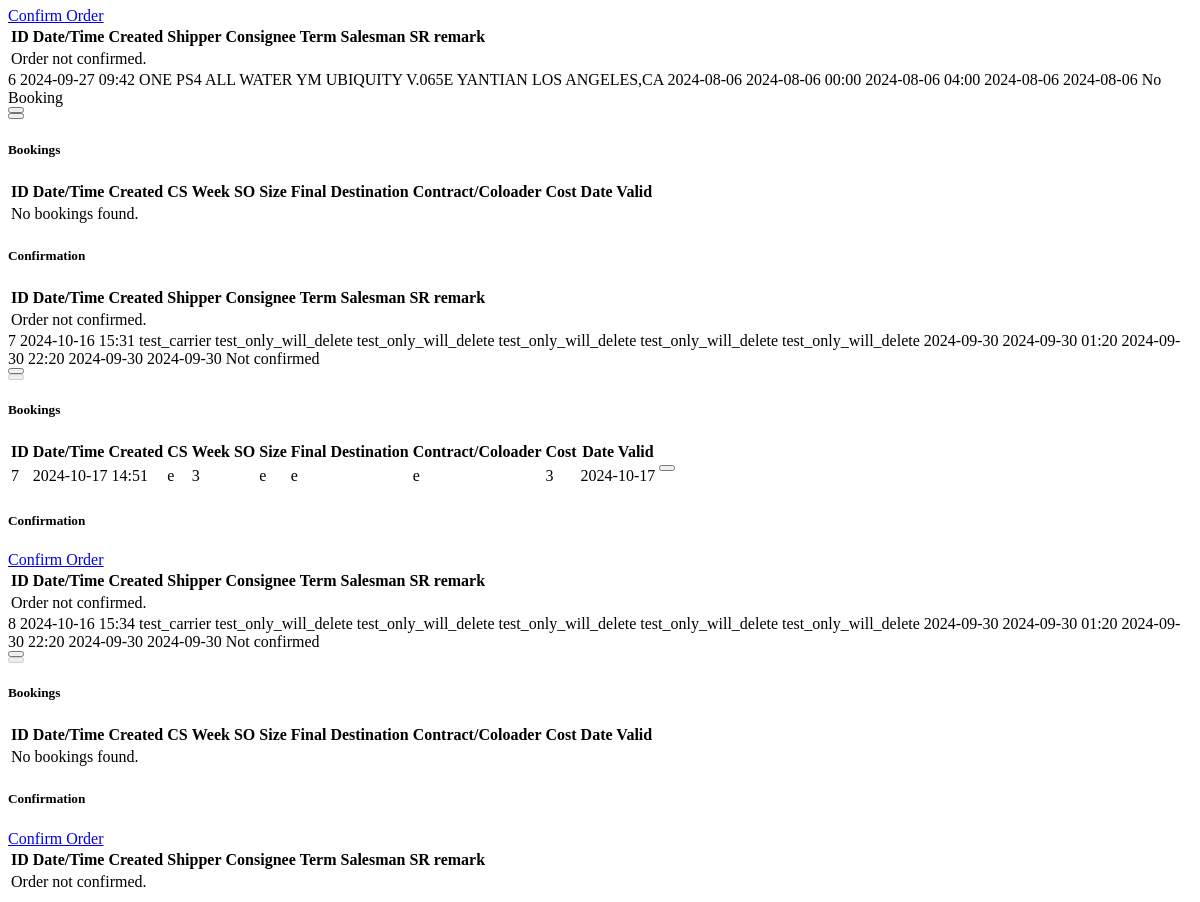
Page /admin/search (signed in, lower part) on the earlier database version.
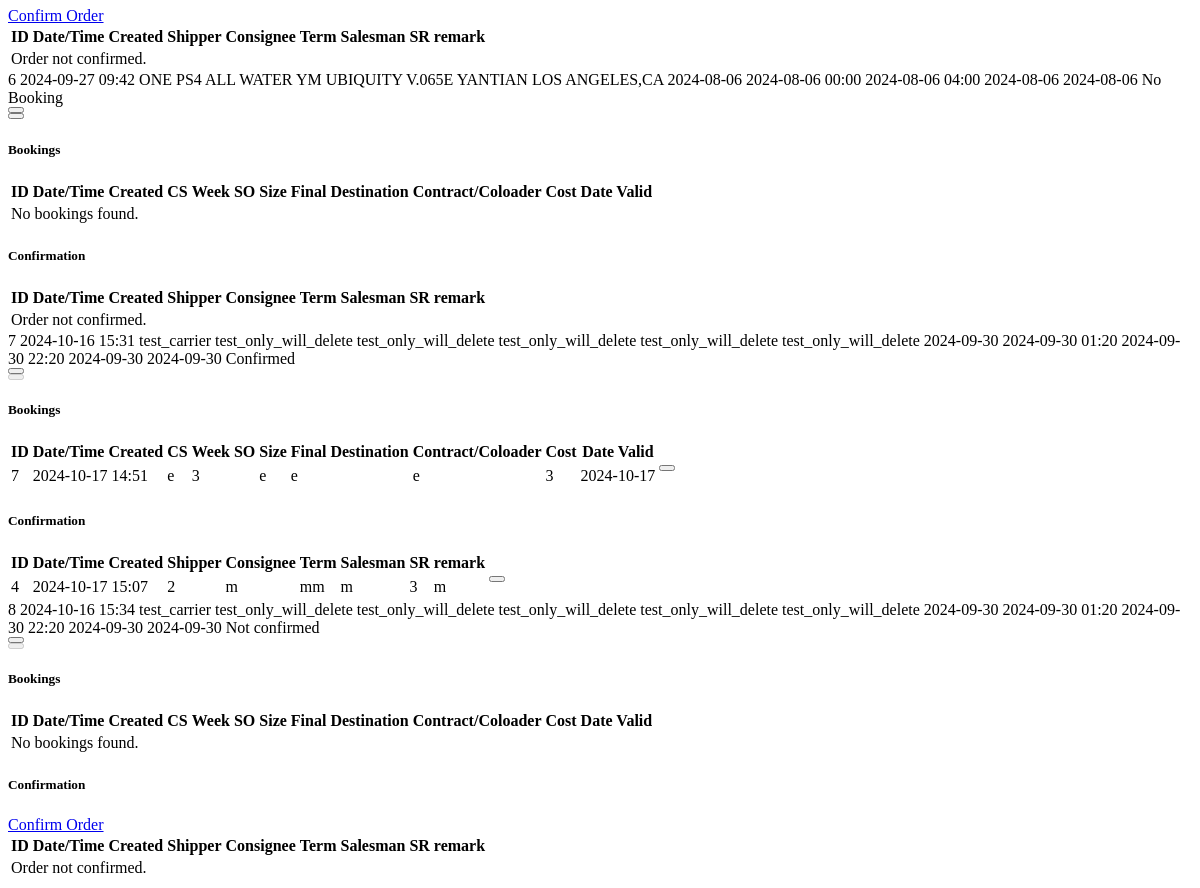
Same page on the later database version.
### app/model.py (models this page shows, shortened)
class Data_shipping_schedule(db.Model):
    __tablename__ = 'data_shipping_schedule'
    id = db.Column(db.Integer, primary_key=True)
    carrier = db.Column(db.String(100), nullable= False)                                    #   Shipping company
    service = db.Column(db.String(100), nullable=False)                                     #   Shipping service
    routing = db.Column(db.String(100), nullable=False)                                     #   Routing
    MV = db.Column(db.String(100), nullable=False)                                          #   Master vessel (ship name)
    POL = db.Column(db.String(100), nullable=False)                                         #   Port of loading
    POD = db.Column(db.String(100), nullable=False)                                         #   Port of discharge
    CY_Open = db.Column(db.DateTime, nullable=False)                                        #   Container yard open (should be in datetime format)
    SI_Cut_Off = db.Column(db.DateTime, nullable=False)                                     #   Shipping information off (should be in datetime format)
    CY_CY_CLS = db.Column(db.DateTime, nullable=False)                                      #   Closing date (should be in datetime format)
    ETD =  db.Column(db.DateTime, nullable=False)                                           #   Estimated Time of Departure (should be in datetime format)
    ETA =  db.Column(db.DateTime, nullable=False)                                           #   Estimated Time of Arrival (should be in datetime format)
    date_created = db.Column(db.DateTime, default=datetime.utcnow)
    status = db.Column(db.String(20), nullable=False)                                       # Status s1 -> s2 -> s3
    bookings = db.relationship('Data_booking', backref='data_shipping_schedule', lazy=True)
    confirm_orders = db.relationship('Data_confirm_order', backref='data_shipping_schedule', uselist=False)
    user_id = db.Column(db.Integer, db.ForeignKey('user_data.id'), nullable=False)

class Data_booking(db.Model):
    __tablename__ = 'data_booking'
    id = db.Column(db.Integer, primary_key=True)
    CS = db.Column(db.String(50), nullable=False)                                           #   Customer service
    week = db.Column(db.Integer, nullable=False)                                            #
    size = db.Column(db.String(100), nullable=False) #Will change later                     #   Container size
    Final_Destination = db.Column(db.String(100), nullable= False)                          #   Final destination
    Contract_or_Coloader = db.Column(db.String(100), nullable=False) #Will change later     #   Contract/Co-loader
    cost = db.Column(db.Integer, nullable=False)                                            #   Cost
    Date_Valid = db.Column(db.DateTime, nullable=False)                                     #   Rate valid (should be in datetime format)
    date_created = db.Column(db.DateTime, default=datetime.utcnow)
    data_shipping_schedule_id = db.Column(db.Integer, db.ForeignKey('data_shipping_schedule.id'), nullable=False)
    user_id = db.Column(db.Integer, db.ForeignKey('user_data.id'), nullable=False)

class Data_confirm_order(db.Model):
    __tablename__ = 'data_confirm_order'
    id = db.Column(db.Integer, primary_key=True)
    shipper = db.Column(db.String(100), nullable=False)                                     #   Shipper
    consignee = db.Column(db.String(100), nullable=False)                                   #   Consignee
    term = db.Column(db.String(100), nullable=False)                                        #   Shipping term
    salesman = db.Column(db.String(100), nullable=False)                                    #   Salesman
    SR = db.Column(db.Integer, nullable=False)  #Will change later                          #   Selling rate
    remark = db.Column(db.String(1000), nullable=False)                                     #   Comments
    date_created = db.Column(db.DateTime, default=datetime.utcnow)
    data_shipping_schedule_id = db.Column(db.Integer, db.ForeignKey('data_shipping_schedule.id'), nullable=False)
    user_id = db.Column(db.Integer, db.ForeignKey('user_data.id'), nullable=False)

### app/routes/admin.py (the view)
@admin.route("/search", methods=["GET", "POST"])
@login_required
@role_required("admin")
def search():
    q = request.args.get("q")
    show_all = request.args.get("show-all")
    query = (
        db.session.query(Data_shipping_schedule)
        .join(
            Data_booking,
            and_(Data_shipping_schedule.id ==
                 Data_booking.data_shipping_schedule_id),
        )
        .join(
            Data_confirm_order,
            and_(
                Data_shipping_schedule.id
                == Data_confirm_order.data_shipping_schedule_id
            ),
        )
        .options(
            joinedload(Data_shipping_schedule.bookings),
            joinedload(Data_shipping_schedule.confirm_orders),
        )
    )
    if q:
        results = (
            query.filter(
                (Data_shipping_schedule.carrier.ilike(f"%{q}%"))
                | (Data_shipping_schedule.service.ilike(f"%{q}%"))
                | (Data_shipping_schedule.routing.ilike(f"%{q}%"))
                | (Data_shipping_schedule.MV.ilike(f"%{q}%"))
                | (Data_shipping_schedule.POL.ilike(f"%{q}%"))
                | (Data_shipping_schedule.POD.ilike(f"%{q}%"))
                | (Data_shipping_schedule.CY_Open.ilike(f"%{q}%"))
                | (Data_shipping_schedule.SI_Cut_Off.ilike(f"%{q}%"))
                | (Data_shipping_schedule.POD.ilike(f"%{q}%"))
                | (Data_shipping_schedule.CY_CY_CLS.ilike(f"%{q}%"))
                | (Data_shipping_schedule.ETD.ilike(f"%{q}%"))
                | (Data_shipping_schedule.ETA.ilike(f"%{q}%"))
                | (Data_booking.CS.ilike(f"%{q}%"))  # Added status field
            )
            .order_by(
                Data_shipping_schedule.carrier.asc(),
                Data_shipping_schedule.service.desc(),
            )
            .limit(100)
            .all()
        )
        print(f"Results count: {len(results)}")  # Debugging line
    else:
        results = Data_shipping_schedule.query.all()
    if show_all is None:
        results = [data for data in results if data.user_id == current_user.id]
    return render_template(
        "shipping_table_results.html", results=results, current_user=current_user
    )

### app/restriction.py (called while the page is built)
def role_required(rank):
    def decorator(func):
        @wraps(func)
        def decorated_view(*args, **kwargs):
            if not current_user.is_authenticated or current_user.rank != rank:
                abort(403)  # Forbidden
            return func(*args, **kwargs)
        return decorated_view
    return decorator

### driver.py (called while the page is built)
@login_manager.user_loader
def load_user(user_id):
    return User_data.query.get(int(user_id))

### templates/shipping_table_results.html (shortened to what this page needs)
{% if results %}
  {% for result in results %}
    <tr>
      {% if current_user.rank == 'admin' %}
        <td>{{ result.id }}</td>
        <td>{{ result.date_created.strftime('%Y-%m-%d %H:%M') }}</td>
      {% endif %}
      <td>{{ result.carrier }}</td>
      <td>{{ result.service }}</td>
      <td>{{ result.routing }}</td>
      <td>{{ result.MV }}</td>
      <td>{{ result.POL }}</td>
      <td>{{ result.POD }}</td>
      <td>{{ result.CY_Open.strftime('%Y-%m-%d') }}</td>
      <td>{{ result.SI_Cut_Off.strftime('%Y-%m-%d %H:%M') }}</td>
      <td>{{ result.CY_CY_CLS.strftime('%Y-%m-%d %H:%M') }}</td>
      <td>{{ result.ETD.strftime('%Y-%m-%d') }}</td>
      <td>{{ result.ETA.strftime('%Y-%m-%d') }}</td>
      {% if result.status == 's1' %}
        <td>No Booking</td>
      {% elif result.status == 's2' %}
        <td>Not confirmed</td>
      {% elif result.status == 's3' %}
        <td>Confirmed</td>
      {% else %}
        <td>Error</td>
      {% endif %}
      <td>
        <div class="d-flex justify-content-end gap-2">
          <button class="btn btn-outline-primary" type="button" data-bs-toggle="collapse" data-bs-target="#collapse{{ result.id }}" aria-expanded="false" aria-controls="collapse{{ result.id }}"></button>
          {% if current_user.rank == 'admin' %}
            {% if result.status == 's1' %}
              <form action="{{ url_for('admin.delete_shipping_data', id=result.id) }}" method="POST">
                <button class="btn btn-danger is-danger" type="submit" onclick="return confirm('Are you sure you want to delete this schedule?');"></button>
              </form>
            {% else %}
              <form action="{{ url_for('admin.delete_shipping_data', id=result.id) }}" method="POST" data-bs-toggle="tooltip" data-bs-title="Delete Booking First">
                <button disabled class="btn btn-danger is-danger" type="submit"></button>
              </form>
            {% endif %}
          {% endif %}
        </div>
      </td>
    </tr>
    <tr>
      <td colspan="15" class="bg-body-tertiary ps-4 pe-4 pt-0 pb-0">
        <div class="collapse" id="collapse{{ result.id }}">
          <div class="d-flex justify-content-between align-items-baseline gap-2 mt-4 mb-2">
            <h5>Bookings</h5>
          </div>
          <div class="border rounded overflow-hidden mt-2 mb-2">
            <table class="table align-middle m-0">
              <thead>
                {% if current_user.rank == 'admin' %}
                  <th>ID</th>
                  <th>Date/Time Created</th>
                {% endif %}
                <th>CS</th>
                <th>Week</th>
                <th>SO</th>
                <th>Size</th>
                <th>Final Destination</th>
                <th>Contract/Coloader</th>
                <th>Cost</th>
                <th>Date Valid</th>
                <th></th>
              </thead>
              <tbody>
                {% if result.bookings %}
                  {% for booking in result.bookings %}
                    <tr>
                      {% if current_user.rank == 'admin' %}
                        <td>{{ booking.id }}</td>
                        <td>{{ booking.date_created.strftime('%Y-%m-%d %H:%M') }}</td>
                      {% endif %}
                      <td>{{ booking.CS }}</td>
                      <td>{{ booking.week }}</td>
                      <td>{{ booking.SO }}</td>
                      <td>{{ booking.size }}</td>
                      <td>{{ booking.Final_Destination }}</td>
                      <td>{{ booking.Contract_or_Coloader }}</td>
                      <td>{{ booking.cost }}</td>
                      <td>{{ booking.Date_Valid.strftime('%Y-%m-%d') }}</td>
                      <td>
                        <div class="d-flex justify-content-end gap-2">
                          {% if current_user.rank == 'admin' %}
                            <form action="{{ url_for('admin.delete_booking_data', id=booking.id) }}" method="POST">
                              <button class="btn btn-danger is-danger" type="submit" onclick="return confirm('Are you sure you want to delete this booking?');"></button>
                            </form>
                          {% endif %}
                        </div>
                      </td>
                    </tr>
                  {% endfor %}
                {% else %}
                  <tr>
                    <td colspan="14">No bookings found.</td>
                  </tr>
                {% endif %}
              </tbody>
            </table>
          </div>
          <div class="d-flex justify-content-between align-items-baseline gap-2 mt-4 mb-2">
            <h5>Confirmation</h5>
            {% if result.status == 's2' %}
              {% if current_user.rank == 'admin' %}
                <a class="btn btn-outline-primary" href="{{ url_for('admin.add_confirm_order_data', schedule_id=result.id) }}">Confirm Order</a>
              {% elif current_user.id == result.user_id %}
                <a class="btn btn-outline-primary" href="{{ url_for('user.add_confirm_order_data', schedule_id=result.id) }}">Confirm Order</a>
              {% endif %}
            {% endif %}
          </div>
          <div class="border rounded overflow-hidden mt-2 mb-4">
            <table class="table align-middle m-0">
              <thead>
                {% if current_user.rank == 'admin' %}
                  <th>ID</th>
                  <th>Date/Time Created</th>
                {% endif %}
                <th>Shipper</th>
                <th>Consignee</th>
                <th>Term</th>
                <th>Salesman</th>
                <th>SR</th>
                <th>remark</th>
                <th></th>
              </thead>
              <tbody>
                {% if result.confirm_orders %}
                  <tr>
                    {% if current_user.rank == 'admin' %}
                      <td>{{ result.confirm_orders.id }}</td>
                      <td>{{ result.confirm_orders.date_created.strftime('%Y-%m-%d %H:%M') }}</td>
                    {% endif %}
                    <td>{{ result.confirm_orders.shipper }}</td>
                    <td>{{ result.confirm_orders.consignee }}</td>
                    <td>{{ result.confirm_orders.term }}</td>
                    <td>{{ result.confirm_orders.salesman }}</td>
                    <td>{{ result.confirm_orders.SR }}</td>
                    <td>{{ result.confirm_orders.remark }}</td>
                    <td>
                      <div class="d-flex justify-content-end gap-2">
                        {% if current_user.rank == 'admin' %}
                          <form action="{{ url_for('admin.delete_confirm_order_data', id=result.id) }}" method="POST">
                            <button class="btn btn-danger is-danger" type="submit" onclick="return confirm('Are you sure you want to cancel this order confirmation?');"></button>
                          </form>
                        {% endif %}
                      </div>
                    </td>
                  </tr>
                {% else %}
                  <tr>
                    <td colspan="14">Order not confirmed.</td>
                  </tr>
                {% endif %}
              </tbody>
            </table>
          </div>
        </div>
      </td>
    </tr>
  {% endfor %}
{% else %}
  <tr>
    <td colspan="14">No results found.</td>
  </tr>
{% endif %}

Differences in the rows shown:
changed Data_shipping_schedule id 7: confirm_orders.id (not shown) → "4"; confirm_orders.date_created (not shown) → "2024-10-17 15:07"; confirm_orders.shipper (not shown) → "2"; confirm_orders.consignee (not shown) → "m"; confirm_orders.term (not shown) → "mm"; confirm_orders.salesman (not shown) → "m"; confirm_orders.SR (not shown) → "3"; confirm_orders.remark (not shown) → "m"; status "Not confirmed Confirm Order" → "Confirmed"; no longer shows "Order not confirmed."
